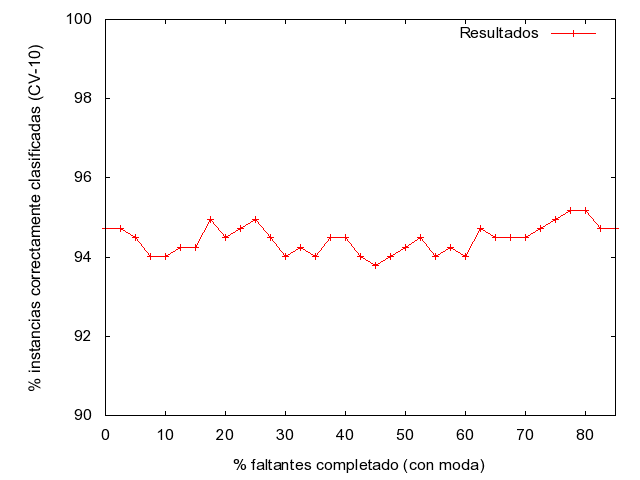

Reproduce this figure in gnuplot.
set xrange [0:85]
set yrange [90:100]
set xlabel "% faltantes completado (con moda)"
set ylabel "% instancias correctamente clasificadas (CV-10)"
set terminal png
set output "C:\\dump\\ejercicio2\\graficos\\moda\\MultilayerPerceptron\\MultilayerPerceptron_porcentajes.png"
plot  "C:\\dump\\ejercicio2\\tablas\\moda\\MultilayerPerceptron_porcentajes.txt" using 1:2 title 'Resultados' with linespoints